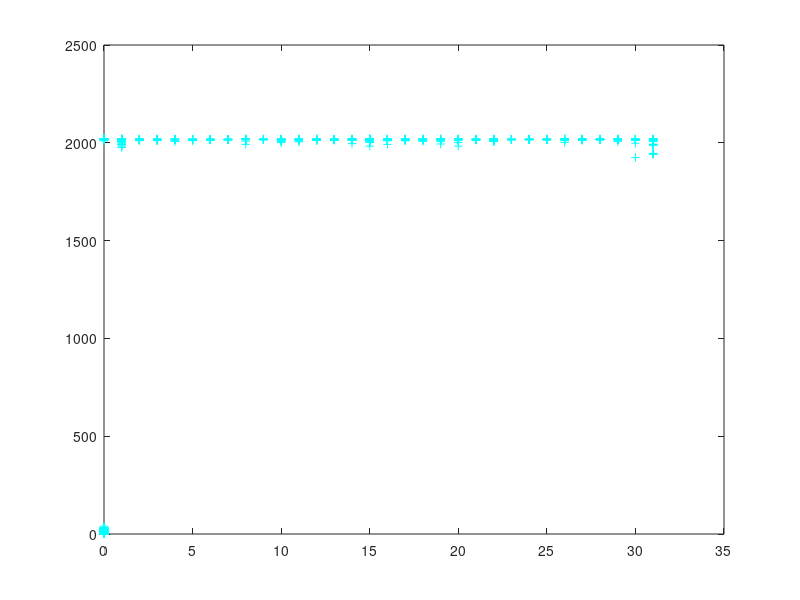

This chart was generated by the following MATLAB code: (Note: this script raises an error after producing the figure.)
clc
clear
close all


x1 = csvread('My_netflix.csv');
x1 = x1(2:end,1:end);

years_idx = find(x1(:,8)>0);

x1 = x1(years_idx,1:end);

date = x1(:,7);
relase = x1(:,8);

figure(1)
plot(date, relase, '+c') 
axis([0 0 0])
xlabel('date_added')
ylabel('release_year')
grid on



cov_ap = (date-mean(date))'*(relase-mean(relase))/length(date)
var_a = (date-mean(date))'*(date-mean(date))/length(date)
var_p = (relase-mean(relase))'*(relase-mean(relase))/length(relase)

corr_c = cov_ap/sqrt(var_a*var_p)



